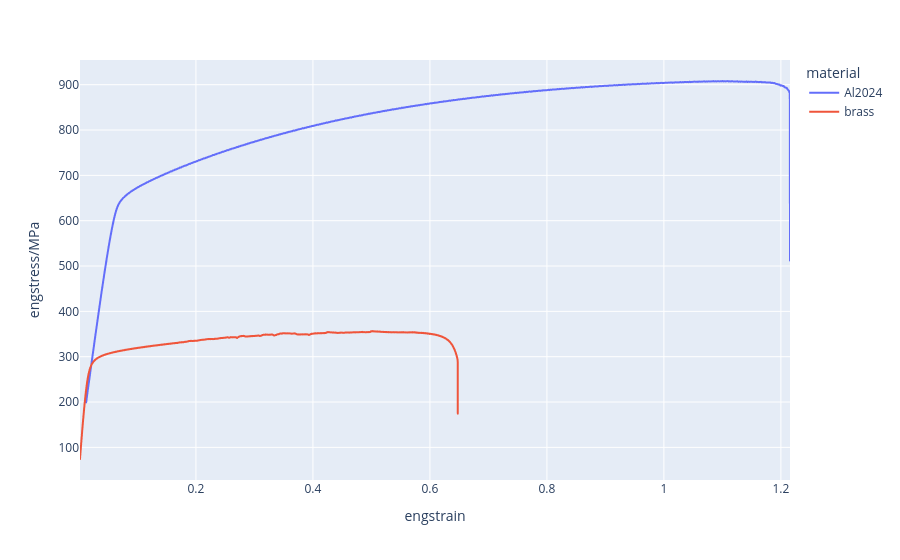

Write notebook code for a chart like this one.
### Code cell
px.line(df,
		x='engstrain',
		y='engstress/MPa',
		color='material',
		)

### Figure 1 — Plotly figure (JSON) as saved in the notebook; plotly's stock layout.template omitted (floating-point values rounded to 4 significant figures; data arrays with more than 128 entries replaced by an {"elided": "..."} marker saying what was removed)
{"data": [{"hovertemplate": "material=Al2024<br>engstrain=%{x}<br>engstress/MPa=%{y}<extra></extra>", "legendgroup": "Al2024", "line": {"color": "#636efa", "dash": "solid"}, "marker": {"symbol": "circle"}, "mode": "lines", "name": "Al2024", "showlegend": true, "type": "scattergl", "x": {"elided": "696 float values"}, "xaxis": "x", "y": {"elided": "696 float values"}, "yaxis": "y"}, {"hovertemplate": "material=brass<br>engstrain=%{x}<br>engstress/MPa=%{y}<extra></extra>", "legendgroup": "brass", "line": {"color": "#EF553B", "dash": "solid"}, "marker": {"symbol": "circle"}, "mode": "lines", "name": "brass", "showlegend": true, "type": "scattergl", "x": {"elided": "1393 float values"}, "xaxis": "x", "y": {"elided": "1393 float values"}, "yaxis": "y"}], "layout": {"legend": {"title": {"text": "material"}, "tracegroupgap": 0}, "margin": {"t": 60}, "xaxis": {"anchor": "y", "domain": [0, 1], "title": {"text": "engstrain"}}, "yaxis": {"anchor": "x", "domain": [0, 1], "title": {"text": "engstress/MPa"}}}}
